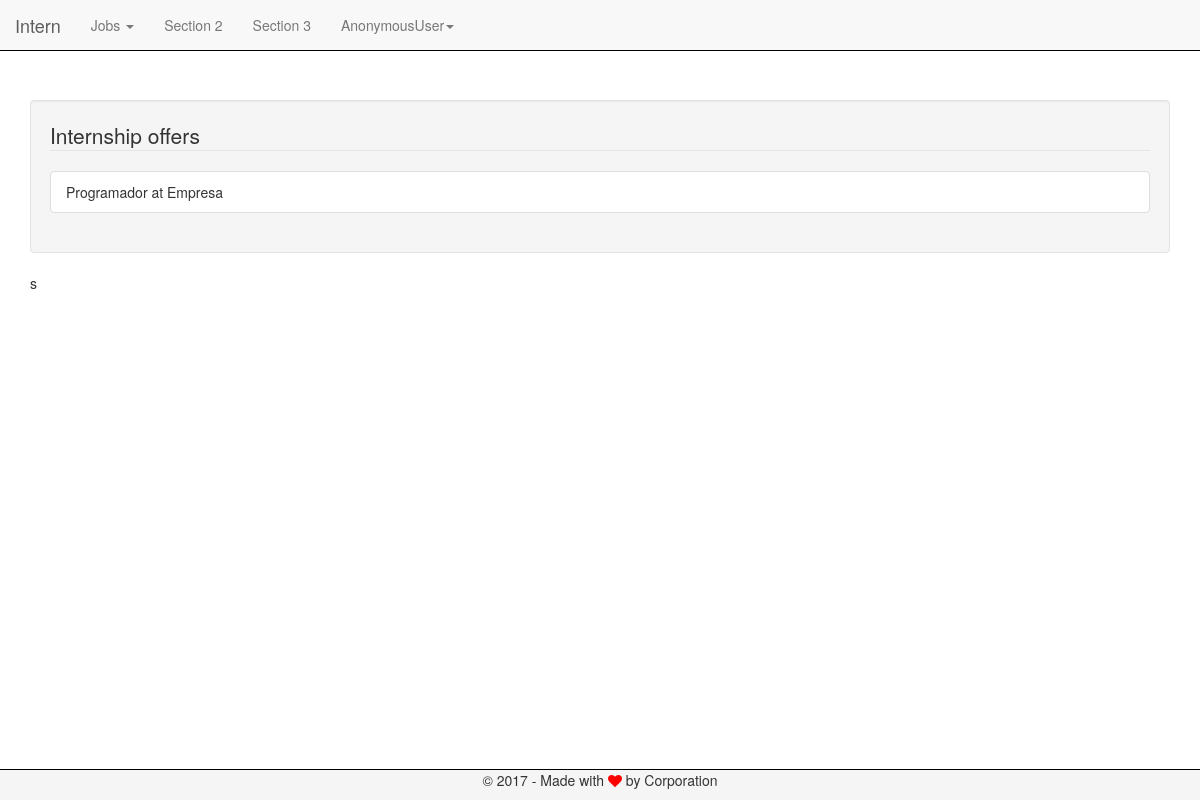
The app's page /jobs/, older data.
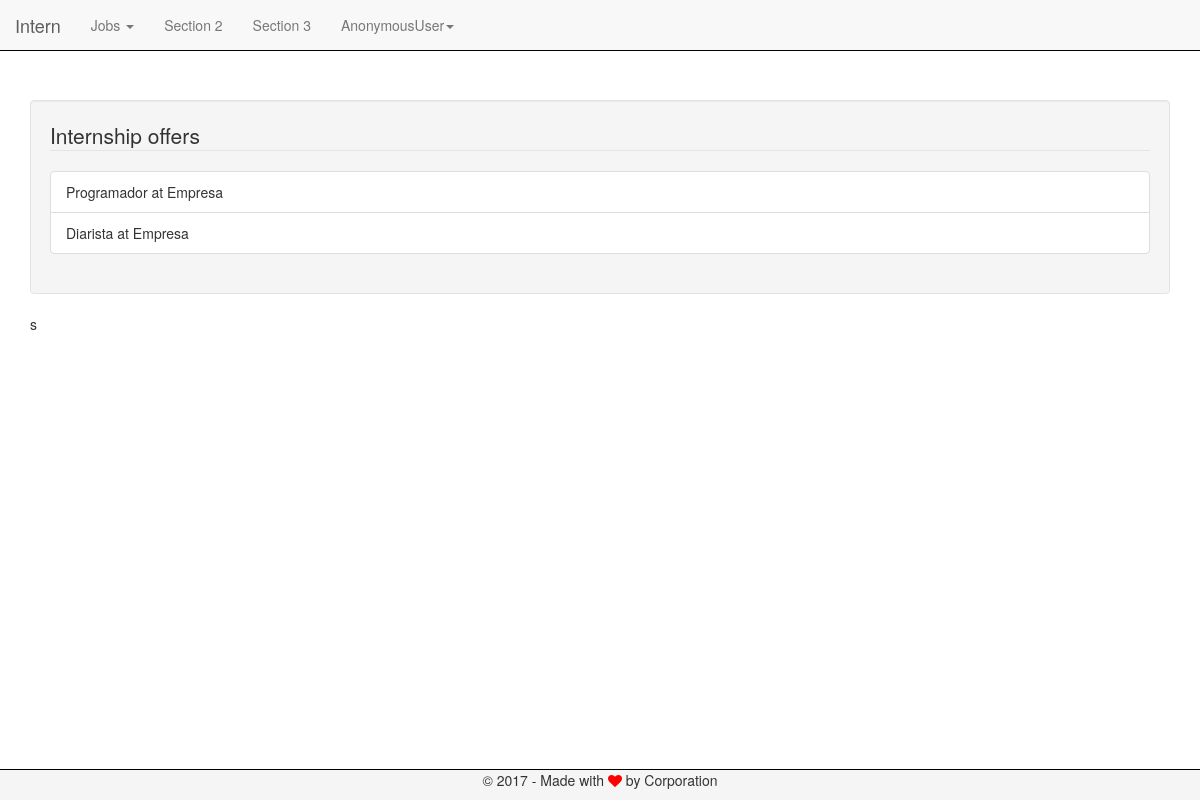
The same page, newer data.
### users/models.py (models this page shows, shortened)
class JobOffer(models.Model):
    company = models.ForeignKey(Company)
    post = models.ForeignKey(JobPost)
    def __str__(self):
        return '{0} at {1}'.format(self.post, self.company)

class JobPost(models.Model):
    name = models.CharField(max_length=200, unique=True)
    description = models.TextField()
    base_salary = models.DecimalField(decimal_places=2, max_digits=10)
    def __str__(self):
        return self.name

class Entity(AbstractBaseUser):
    name = models.CharField(max_length=200)
    email = models.EmailField(verbose_name='email address', max_length=255, primary_key=True);
    street = models.CharField(max_length=200)
    neighborhood = models.CharField(max_length=200)
    city = models.CharField(max_length=200)
    member_since = models.DateField(auto_now=True)
    is_active = models.BooleanField(default=True)
    is_admin = models.BooleanField(default=False)
    is_student = models.BooleanField(default=False)
    is_school = models.BooleanField(default=False)
    is_company = models.BooleanField(default=False)
    USERNAME_FIELD = 'email'
    REQUIRED_FIELDS = ['name', 'street', 'neighborhood', 'city']
    objects = EntityManager()
    def __str__(self):
        return self.name

### jobs/views.py (the view)
# urls.py: url(r'^jobs/$', jobs.views.IndexView.as_view(), name='index'),
class IndexView(View):
    job_post_form = JobPostForm
    job_announcement_form = JobOfferForm
    def get(self, request):
        job_list = JobOffer.objects.all()
        job_post_form = self.job_post_form()
        job_announcement_form = self.job_announcement_form()
        return render(request, 'jobs/index.html', locals())

### templates/jobs/index.html (shortened to what this page needs)
{% extends 'base.html' %}
{% load custom_tags %}
{% block content %}
    <nav class="navbar navbar-default navbar-fixed-top" style="border-bottom: 1px solid black;">
  <div class="container-fluid">
    <div class="navbar-header">
      <a class="navbar-brand" href="#">Intern</a>
    </div>
    <div>
      <div class="collapse navbar-collapse" id="myNavbar">
        <ul class="nav navbar-nav">
          <li class="dropdown"><a class="dropdown-toggle" data-toggle="dropdown" href="#">Jobs <span class="caret"></span></a>
          </li>
          <li><a href="#section2">Section 2</a></li>
          <li><a href="#section3">Section 3</a></li>
          <li class="dropdown"><a class="dropdown-toggle" data-toggle="dropdown" href="#">{{ request.user }}<span class="caret"></span></a>
          </li>
        </ul>
      </div>
    </div>
  </div>
</nav>
    <br><br><br><br><br>
<div id="job-list" class="well">
    <fieldset>
        <legend>Internship offers</legend>
        <ul class="list-group">
            {% for job in job_list %}
                <li class="list-group-item">
                    {{ job }}
                </li>
            {% endfor %}
        </ul>
    </fieldset>
</div>
s
{% endblock %}s

### templates/base.html (shortened to what this page needs)
{% load static %}
<!DOCTYPE html>
<html lang="en">
<head>
    <link rel="stylesheet" href="{% static 'bootstrap/css/bootstrap.min.css' %}"/>
    <link rel="stylesheet" href="{% static 'font-awesome/css/font-awesome.min.css' %}" />
    <link rel="stylesheet" href="{% static 'css/general.css' %}" />
</head>
<body>
    <div class="container">
        {% block content %}{% endblock %}
        <br><br><br><br>
    </div>
    <footer id="footer" class="text-center navbar-fixed-bottom" style="background-color: #f5f5f5; border-top: 1px solid black;"   >
        <p>&copy; 2017 - Made with <i class="fa fa-heart" style="color: red;"></i> by Corporation</p>
    </footer>
</body>
</html>

Row changes from the older to the newer data that the page shows:
added JobOffer: post+company "Diarista at Empresa"
